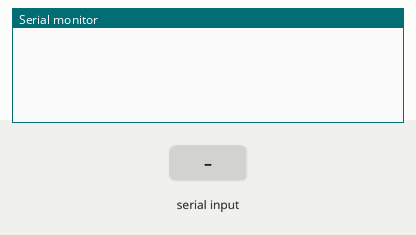
This sketch was run on a simulated Arduino Uno, built with avr-gcc and run on an emulated ATmega328P. Shown: the last lines printed to the serial monitor. Inputs (shaded band) come from the test bench.

Above: at 2.8 s.
2.9 s: "1\n" received over the second serial link
At 4.2 s:
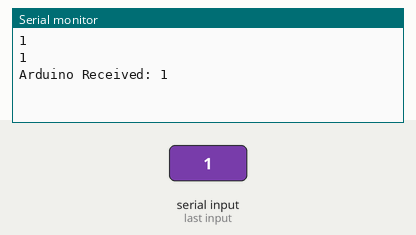
4.5 s: "0\n" received over the second serial link
At 5.5 s:
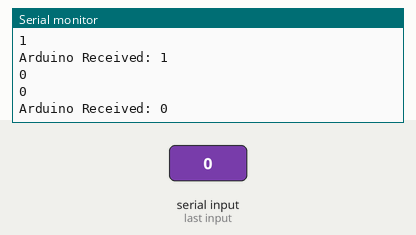
6.0 s: "2\n" received over the second serial link
At 6.6 s:
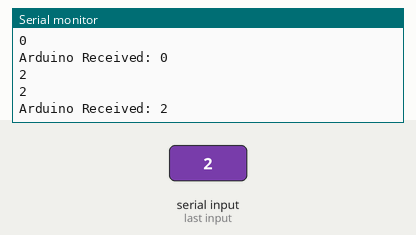
Timing chart, 0 to 9.0 s (numbered marks = the images above; inputs shaded):
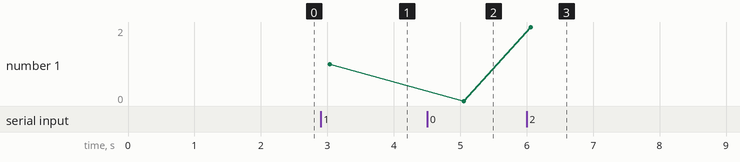

Measured:
- after the input at 2.9 s, the serial monitor: prints a new line after 0.13 s (image 1)
- after the input at 4.5 s, the serial monitor: prints a new line after 0.55 s (image 2)
- after the input at 6.0 s, the serial monitor: prints a new line after 0.06 s (image 3)
- plotted number 1: 1 → 0 after the input at 4.5 s, 0 → 2 after the input at 6.0 s

The sketch:

sketch_jan08a.ino
```cpp
#include <SoftwareSerial.h>
SoftwareSerial Genotronex(10, 11); // RX, TX
String inputString = "";

void setup() {
  Serial.begin(9600);
  Genotronex.begin(9600);
}

void loop() {

  Genotronex.print("25");
  Genotronex.print("*1");
  Genotronex.println("*3");

  while (Genotronex.available()>0) {

      char toSend = (char)Genotronex.read();
      inputString += toSend;
      Serial.println(inputString);
      if (toSend == '\n')
        {
            Serial.print("Arduino Received: ");
            Serial.println(inputString);
            inputString = "";
        }

   }
   delay(1000);
}
```
